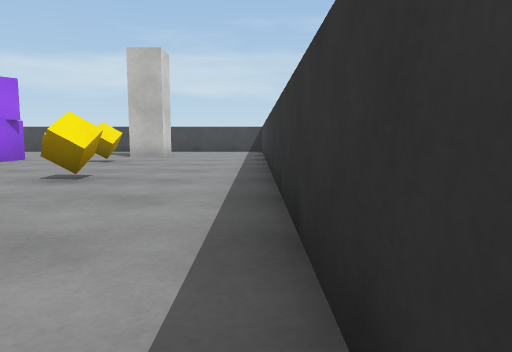
View 1 (above)

19 first-person views from a walk through a 3-D level made in the Unity game engine. The camera is 0.57 m above the floor, tilts 6° down and sees 70° across. The floor is counted in squares, 1 m on a side. Each view is taken from the middle of a square. On the plan, view 1 faces up. The plan holds only what a view shows up to about 10 squares ahead; the rest is blank. The player is left out. Surface patterns are stand-ins for the level's own textures.

View 2
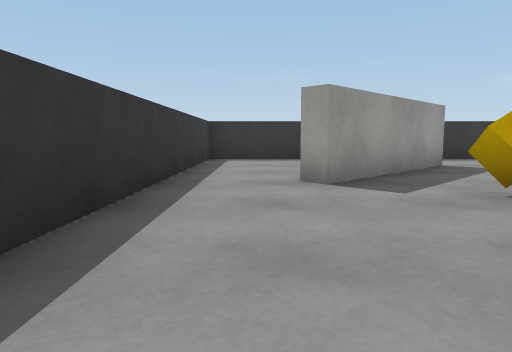

View 3
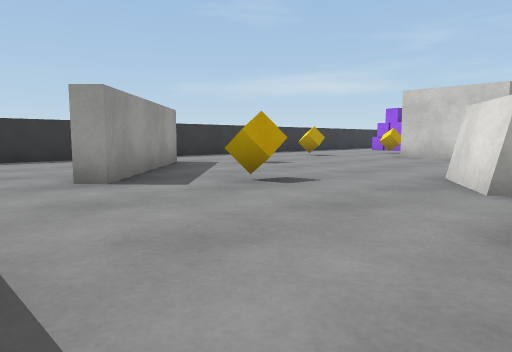

View 4
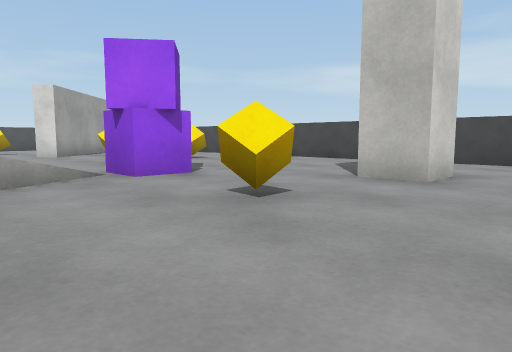

View 5
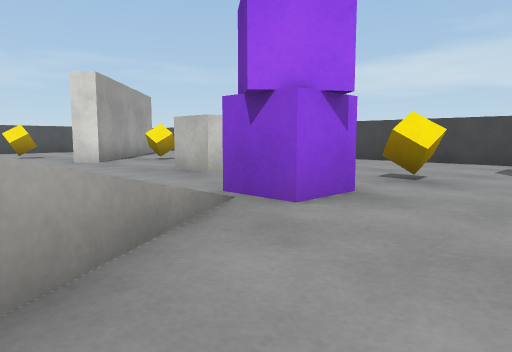

View 6
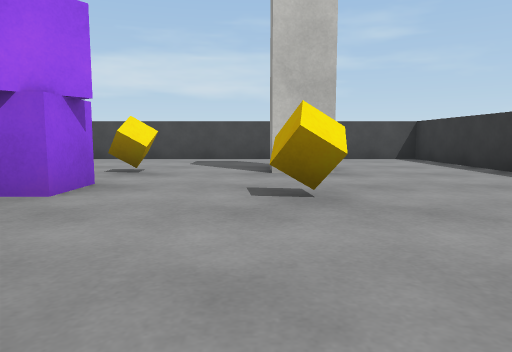

View 7
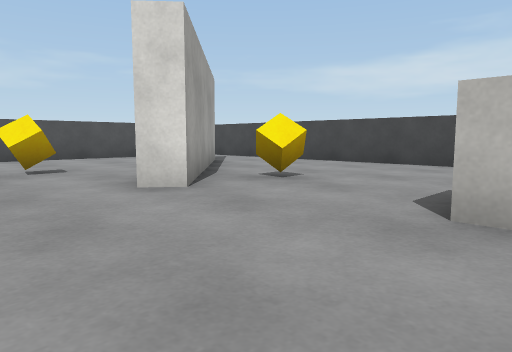

View 8
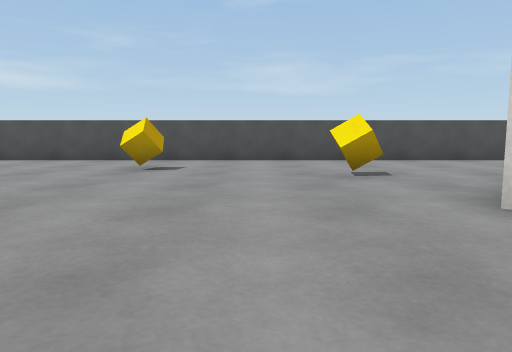

View 9
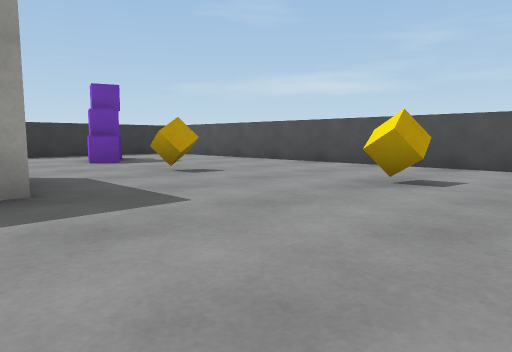

View 10
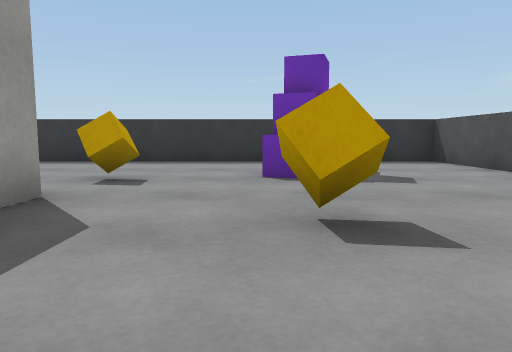

View 11
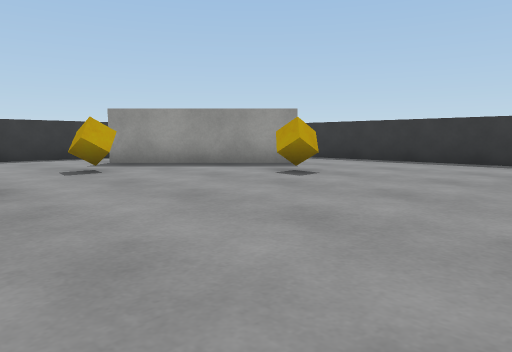

View 12
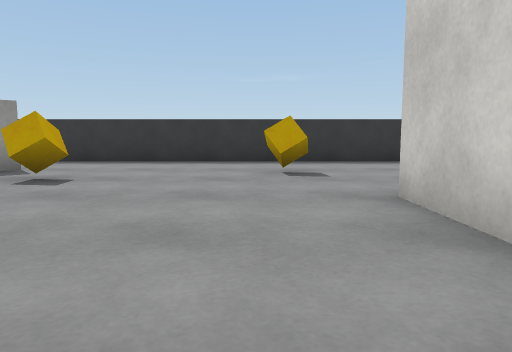

View 13
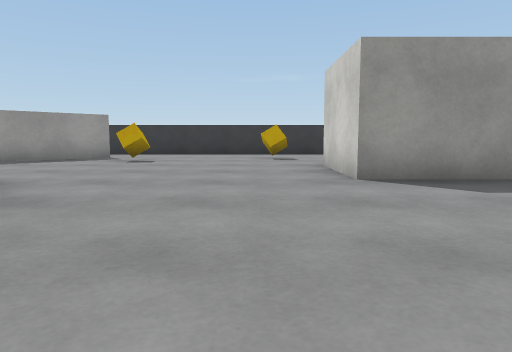

View 14
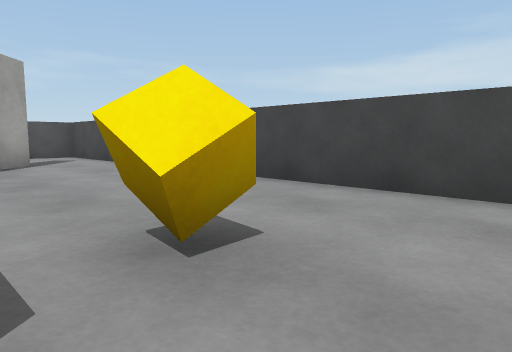

View 15
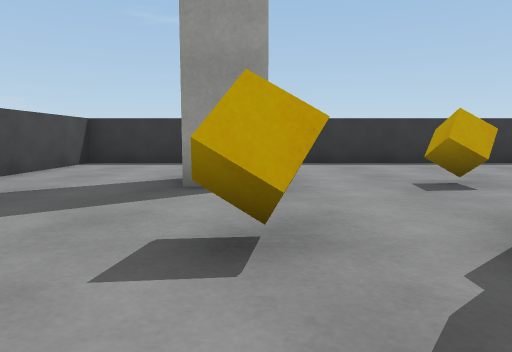

View 16
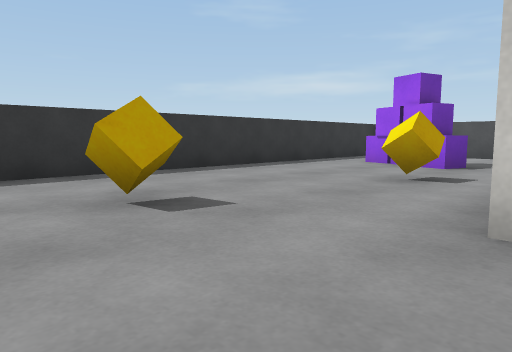

View 17
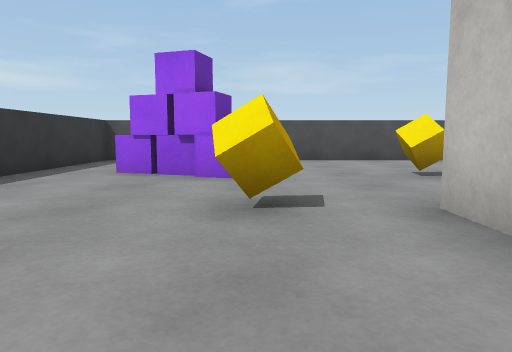

View 18
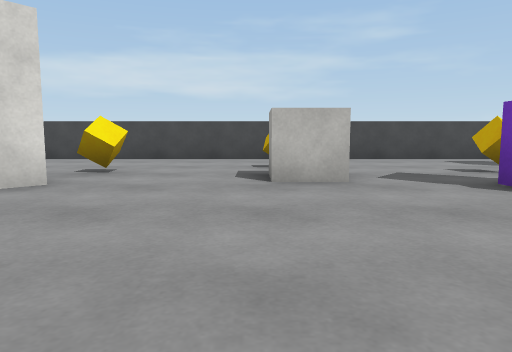

View 19
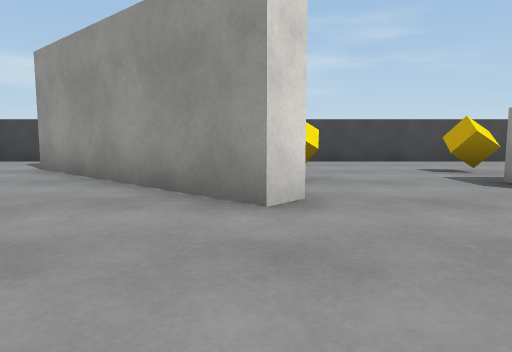

### Floor plan
Points are (right, up) in squares from view 1. A wall is a line through its corners. A room is listed if a view was taken in it or the views show most of it. See-through windows are left out.
Room 1 (view 1)
walls: (-2.4, -4.7) (0.3, -4.7) (0.3, 0.6)
ways out: opening at (-3.5, -3.5) to room 2; opening at (-0.5, 1) to room 2
Room 2 (views 2, 3, 4, 5, 6, 7, 8, 9, 10, 11, 12, 13, 14, 15, 16, 17, 18, 19)
walls: (-5.1, 3.6) (-5.5, 3.3); (-4.2, 4.2) (-4.9, 3.7); (-4.9, -2.5) (-1.9, 0.5) (-1.6, 0.2); (-2.7, 11.9) (-2.7, 10.9) (-3.7, 10.9) (-3.7, 11.9); (0.3, 0.6) (0.3, 14.8) (-19.1, 14.8); (-16.5, 13) (-12.5, 9.4) (-12.9, 9) (-16.9, 12.6); (-19.3, 14) (-19.3, -4.7) (-2.4, -4.7)
ways out: opening at (-3.5, -3.5) to room 1; opening at (-0.5, 1) to room 1
objects: other object (-17, 5) to (-16, 5); other object (-16, -3); other object (-16, -2); other object (-16, -1); other object (-16, 1) to (-15, 2); other object (-16, 8) to (-15, 9); other object (-15, -2); other object (-13, -1); other object (-13, 1) to (-11, 3); other object (-13, 11) to (-12, 11); other object (-10, -2) to (-9, -2); other object (-10, 10) to (-9, 10); other object (-10, 12) to (-9, 12); other object (-7, 9) to (-6, 9); other object (-6, -1); other object (-6, 11); other object (-4, 1) to (-3, 2); other object (-4, 8) to (-3, 9); other object (-3, 5) to (-2, 5)

Where each view was taken, in squares from view 1:
view 1: 0 up, 0 right, facing up
view 2: 5 up, 1 left, facing down
view 3: 5 up, 0 right, facing down-left
view 4: 6 up, 1 left, facing up-left
view 5: 6 up, 4 left, facing up-left
view 6: 5 up, 4 left, facing up
view 7: 7 up, 9 left, facing up-left
view 8: 7 up, 10 left, facing left
view 9: 7 up, 12 left, facing down-left
view 10: 4 up, 15 left, facing down
view 11: 4 up, 10 left, facing down-right
view 12: 4 up, 9 left, facing down
view 13: 8 up, 9 left, facing down
view 14: 11 up, 8 left, facing up-left
view 15: 11 up, 8 left, facing right
view 16: 1 up, 8 left, facing down-left
view 17: 1 down, 10 left, facing left
view 18: 5 up, 10 left, facing up
view 19: 6 up, 13 left, facing up
